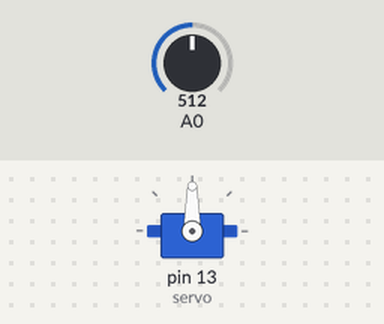
Bench run of a sketch on a simulated Arduino Uno, built with avr-gcc and run on an emulated ATmega328P. On the bench: servo. The test bench sets the inputs (shaded band); at power-on: A0 = 512.

Above: at 1.2 s.
1.3 s: A0 set to 936
2.8 s: A0 set to 965
At 2.95 s:
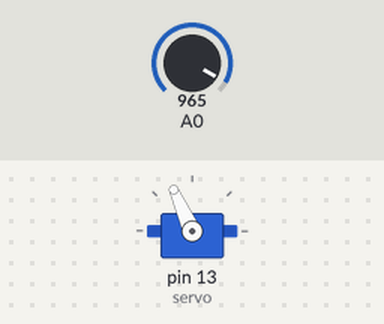
At 3.7 s:
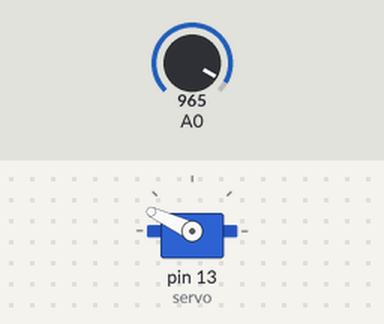
Timing chart, 0 to 11.8 s (numbered marks = the images above; inputs shaded):
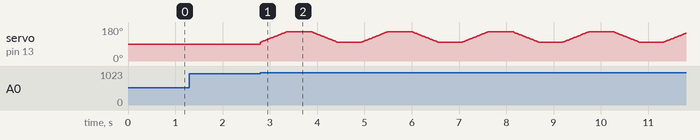

Measured:
- the behaviour switches between 950 and 951 on A0 (found by bisection; images 0 and 1)
- after the input at 1.3 s, every drawn part: stays the same

The sketch:

lifting_with_servo.ino
```cpp
#include <Servo.h>
Servo servo;

int pos = 0;
void setup() {
  // put your setup code here, to run once:

  Serial.begin(9600);

  servo.attach(13);
}

void loop() {
  // put your main code here, to run repeatedly:
  int sensorValue = analogRead(A0);

  if(sensorValue > 950)
  {
    for(pos = 100; pos <= 155; pos += 1)
    {
      servo.write(pos);
      delay(10);
    }
    delay(500);
    for(pos = 155; pos >= 100; pos -= 1)
    {
      servo.write(pos);
      delay(10);
    }
    delay(500);
  }

}
```
